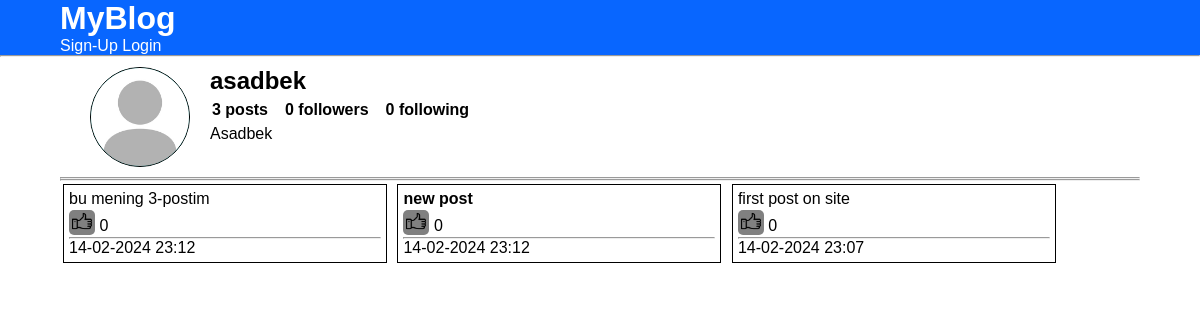
The page /profile/?username=asadbek on the database its author committed.
### tables this page shows
CREATE TABLE "profiles" (
	"id"	INTEGER,
	"name"	TEXT NOT NULL,
	"bio"	TEXT,
	"username"	TEXT NOT NULL,
	"is_active"	INTEGER NOT NULL DEFAULT 0,
	"photo"	TEXT,
	"followers"	INTEGER DEFAULT 0,
	"posts"	INTEGER DEFAULT 0,
	"following"	INTEGER DEFAULT 0,
	PRIMARY KEY("id" AUTOINCREMENT)
);

CREATE TABLE "posts" (
	"id"	INTEGER,
	"author_id"	INTEGER,
	"text"	TEXT,
	"photo"	TEXT,
	"likes"	INTEGER DEFAULT 0,
	"date"	TEXT,
	PRIMARY KEY("id" AUTOINCREMENT)
);

### includes/db-functions/profiles.php (called while the page is built, shortened)
<?php
function get_profile_by_username($username, $db){
	$profile = $db->query("SELECT * FROM profiles WHERE username = '$username';")->fetch(PDO::FETCH_ASSOC);
	return $profile;
}
?>

### includes/db-functions/posts.php (called while the page is built, shortened)
<?php
function get_posts_by_author_id($id, $db){
	$query = $db->prepare("SELECT * FROM posts WHERE author_id = :id ORDER BY id DESC");
	$query->execute([
		"id" => $id
	]);
	$posts = $query->fetchAll(PDO::FETCH_ASSOC);
	return $posts;
}
?>

### profile/index.php (the view, shortened to what this page needs)
<?php
$path = "../includes";
require "$path/database.php";
require "$path/db-functions/profiles.php";
require "$path/db-functions/posts.php";
$username = $_GET['username'];
$user = get_user_by_username($username, $db);
if(empty($user)){
	echo "<center><h1>User not found</h1><br><a href='/'>Back</a></center>";
}else{
	$profile = get_profile_by_username($username, $db);
	$profile_id = $profile['id'];
	$posts = get_posts_by_author_id($profile_id, $db);
	require "$path/header.php";
?>
<link rel="stylesheet" href="../static/profile.css">
<link rel="stylesheet" href="../static/post.css">
<div class="container">
	<div class='profile-info'>
		<img class="profile-img" src="../media/profile-img/default.jpg">
		<div class="profile-right">
			<h2><?= $profile['username'] ?></h2>
			<table >
				<th><?= $profile['posts'] ?> posts</th>
				<th><?= $profile['followers'] ?> followers</th>
				<th><?= $profile['following'] ?> following</th>
			</table>
			<p><?= $profile['name'] ?></p>
		</div>
	</div>
	<hr>
	<hr>
	<div id="posts">
		<?php foreach ($posts as $post): ?>
			<div class="post-card">
				<p><?php echo $post['text']?></p>
				<button onclick=like(this) class="like-btn" value=<?php echo $post['id']?> ><img src="../static/images/like.png"></button> <?= $post['likes'] ?>
				<hr>
				<p><?= $post['date']?></p>
			</div>
		<?php endforeach ?>
	</div>
</div>
<?php require "$path/footer.php"; } ?>

### static/style.css (style rules this page uses)
* { padding: 0; margin: 0; box-sizing: border-box; font-family: sans-serif; }
.container { width: 90%; margin: 0 auto; }

### static/profile.css (style rules this page uses)
.profile-info { display: flex; width: 100%; justify-content: space-between; padding: 10px 30px; }
.profile-img { display: inline-block; width: 100px; height: 100px; background-color: rgb(0, 148, 148); border: 1px solid black; border-radius: 50%; }
.profile-right { width: 100%; padding-left: 20px; }
table, th { text-align: center; padding: 2px 0; padding-right: 15px; }
.like-btn { border: none; border-radius: 5px; background-color: grey; padding: 1px 3px; margin: 2px 0; }
.like-btn img { width: 20px; height: 20px; }

### static/post.css (style rules this page uses)
.post-card { display: inline-block; border: 1px solid black; width: 30%; padding: 5px; margin: 3px; }

### rows shown on the page
profiles: username "asadbek", posts "3", followers "0", following "0", name "Asadbek"
posts: text "bu mening 3-postim", $post['id'] 3 (drawn), likes "0", date "14-02-2024 23:12"
posts: text "new post", $post['id'] 2 (drawn), likes "0", date "14-02-2024 23:12"
posts: text "first post on site", $post['id'] 1 (drawn), likes "0", date "14-02-2024 23:07"
